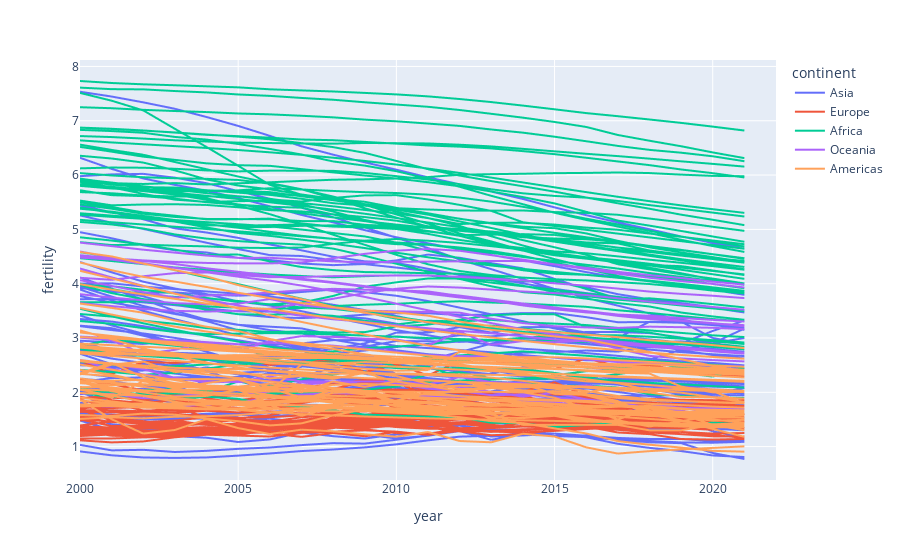

Here is the notebook cell this chart was saved with:
### Code cell
fig2 = px.line(df, x = 'year', y = 'fertility', color= 'continent')
fig2.show()

### Figure 1 — Plotly figure (JSON) as saved in the notebook; plotly's stock layout.template omitted (floating-point values rounded to 4 significant figures; data arrays with more than 128 entries replaced by an {"elided": "..."} marker saying what was removed)
{"data": [{"hovertemplate": "continent=Asia<br>year=%{x}<br>fertility=%{y}<extra></extra>", "legendgroup": "Asia", "line": {"color": "#636efa", "dash": "solid"}, "marker": {"symbol": "circle"}, "mode": "lines", "name": "Asia", "showlegend": true, "type": "scattergl", "x": {"elided": "1150 int values"}, "xaxis": "x", "y": {"elided": "1150 float values"}, "yaxis": "y"}, {"hovertemplate": "continent=Europe<br>year=%{x}<br>fertility=%{y}<extra></extra>", "legendgroup": "Europe", "line": {"color": "#EF553B", "dash": "solid"}, "marker": {"symbol": "circle"}, "mode": "lines", "name": "Europe", "showlegend": true, "type": "scattergl", "x": {"elided": "1058 int values"}, "xaxis": "x", "y": {"elided": "1058 float values"}, "yaxis": "y"}, {"hovertemplate": "continent=Africa<br>year=%{x}<br>fertility=%{y}<extra></extra>", "legendgroup": "Africa", "line": {"color": "#00cc96", "dash": "solid"}, "marker": {"symbol": "circle"}, "mode": "lines", "name": "Africa", "showlegend": true, "type": "scattergl", "x": {"elided": "1242 int values"}, "xaxis": "x", "y": {"elided": "1242 float values"}, "yaxis": "y"}, {"hovertemplate": "continent=Oceania<br>year=%{x}<br>fertility=%{y}<extra></extra>", "legendgroup": "Oceania", "line": {"color": "#ab63fa", "dash": "solid"}, "marker": {"symbol": "circle"}, "mode": "lines", "name": "Oceania", "showlegend": true, "type": "scattergl", "x": {"elided": "437 int values"}, "xaxis": "x", "y": {"elided": "437 float values"}, "yaxis": "y"}, {"hovertemplate": "continent=Americas<br>year=%{x}<br>fertility=%{y}<extra></extra>", "legendgroup": "Americas", "line": {"color": "#FFA15A", "dash": "solid"}, "marker": {"symbol": "circle"}, "mode": "lines", "name": "Americas", "showlegend": true, "type": "scattergl", "x": {"elided": "1058 int values"}, "xaxis": "x", "y": {"elided": "1058 float values"}, "yaxis": "y"}], "layout": {"legend": {"title": {"text": "continent"}, "tracegroupgap": 0}, "margin": {"t": 60}, "xaxis": {"anchor": "y", "domain": [0, 1], "title": {"text": "year"}}, "yaxis": {"anchor": "x", "domain": [0, 1], "title": {"text": "fertility"}}}}
